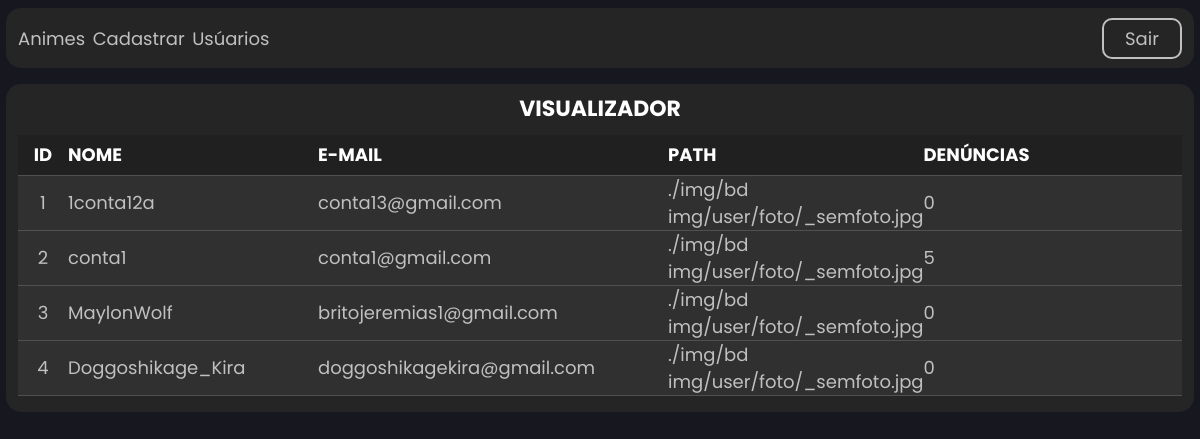
Page /admin/user-view.php (signed in) on the committed database.
### tables this page shows
CREATE TABLE `usuario` (
  `idUser` int(11) NOT NULL,
  `nomeUser` varchar(80) NOT NULL,
  `emailUser` varchar(245) NOT NULL,
  `senhaUser` varchar(255) NOT NULL,
  `fotoUser` varchar(500) NOT NULL,
  `bannerUser` varchar(500) NOT NULL
);

### admin/user-view-bd.php (called while the page is built)
<?php
    require_once("./_conexao/conexao.php");
    try{
        $sql = "SELECT * FROM usuario";
        $select = $conexao->query($sql);
        $result = $select->fetchAll();
        $total = $select->rowCount();
    }
    catch(PDOException $e) {
        echo "Erro: ".$e->getMessage();
    }

### admin/user-view.php (the view, shortened to what this page needs)
<!DOCTYPE html>
<html lang="pt-br">
<head>
    <link rel="stylesheet" href="css/style.css">
</head>
<body>
<div class="space">
    <?php
        include("admnav.php");
    ?>
    <div class="view2">
        <h1>VISUALIZADOR</h1>
        <table>
            <thead>
                <tr>
                    <th>ID</th>
                    <th>Nome</th>
                    <th>E-mail</th>
                    <th>Path</th>
                    <th>Denúncias</th>
                </tr>
            </thead>
            <?php
            include("./_conexao/conexao.php");
            include_once("./user-view-bd.php");
            if($total != 0){
            ?>
            <tbody>
                <?php
                foreach($result as $user_row){
                    $sqlDenun = "SELECT * FROM `denuncias` WHERE id_denunciado_FK=:user";
                    $comandoDenun = $conexao->prepare($sqlDenun);
                    $comandoDenun->bindParam("user", $user_row['idUser'], PDO::PARAM_INT);
                    $comandoDenun->execute();
                    $totalDenun = $comandoDenun->rowCount()
                ?>
                <tr>
                    <td><?=$user_row['idUser']?></td>
                    <td><?=$user_row['nomeUser']?></td>
                    <td><?=$user_row['emailUser']?></td>
                    <td><?=$user_row['fotoUser']?></td>
                    <td id="denun"><?=$totalDenun?></td></td>
                </tr>
                <?php
                }
                ?>
            </tbody>
            <?php
            }
            ?>
        </table>
    </div>
</div>
</body>
</html>

### admin/css/style.css (style rules this page uses)
* { margin: 0; padding: 0; border: 0; box-sizing: border-box; font-family: 'Poppins', sans-serif; }
body { background-color: #353535; position: relative; overflow-x: hidden !important; overflow: overlay; }
.view2 { background-color: #252525; border-radius: 15px; padding: 1vh 1vw 2vh 1vw; margin: 2vh 0.5vw 0 0.5vw; }
.view2 h1 { color: #ffffff; font-weight: bolder; text-transform: uppercase; font-size: 22px; display: flex; justify-content: center; margin-bottom: 10px; }
.view2 table { width: 100%; border-collapse: collapse; font-size: 18px; }
.view2 thead { color: #ffffff; font-weight: bolder; background-color: #202020; text-transform: uppercase; text-align: left; }
.view2 thead tr { height: 40px; }
.view2 tbody { color: #c0c0c0; background-color: #303030; }
.view2 tbody tr { border-bottom: 1px solid #505050; border-top: 1px solid #505050; transition: 0.2s ease; height: 40px; }
.view2 th:nth-child(1), .view2 td:nth-child(1) { text-align: center; width: 50px; }
.view2 th:nth-child(2), .view2 td:nth-child(2) { width: 250px; }
.view2 th:nth-child(3), .view2 td:nth-child(3) { width: 350px; }
.view2 th:nth-child(4), .view2 td:nth-child(4) { width: 200px; }

### css/global.css (style rules this page uses)
* { margin: 0; padding: 0; border: 0; box-sizing: border-box; font-family: 'Poppins', sans-serif; outline: none; text-decoration: none; -webkit-touch-callout: none; -webkit-user-select: none; -khtml-user-select: none; -moz-user-select: none; -ms-user-select: none; user-select: none; }
body { background-color: #171720; min-height: 100vh; min-width: 100vw; position: relative; overflow-x: hidden !important; overflow: overlay; }

### rows in the picture
usuario: idUser "1", nomeUser "1conta12a", emailUser "conta13@gmail.com", fotoUser "./img/bd img/user/foto/_semfoto.jpg", totalDenun "0"
usuario: idUser "2", nomeUser "conta1", emailUser "conta1@gmail.com", fotoUser "./img/bd img/user/foto/_semfoto.jpg", totalDenun "5"
usuario: idUser "3", nomeUser "MaylonWolf", emailUser "britojeremias1@gmail.com", fotoUser "./img/bd img/user/foto/_semfoto.jpg", totalDenun "0"
usuario: idUser "4", nomeUser "Doggoshikage_Kira", emailUser "doggoshikagekira@gmail.com", fotoUser "./img/bd img/user/foto/_semfoto.jpg", totalDenun "0"
